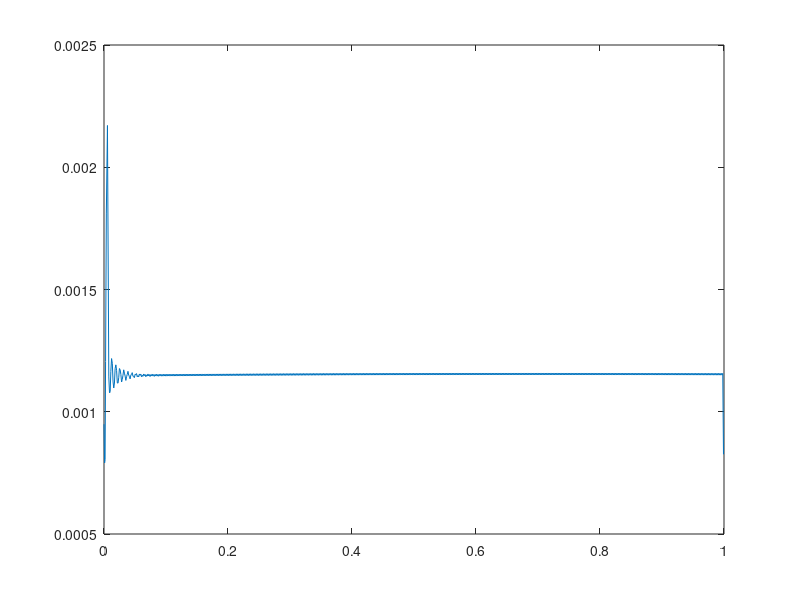
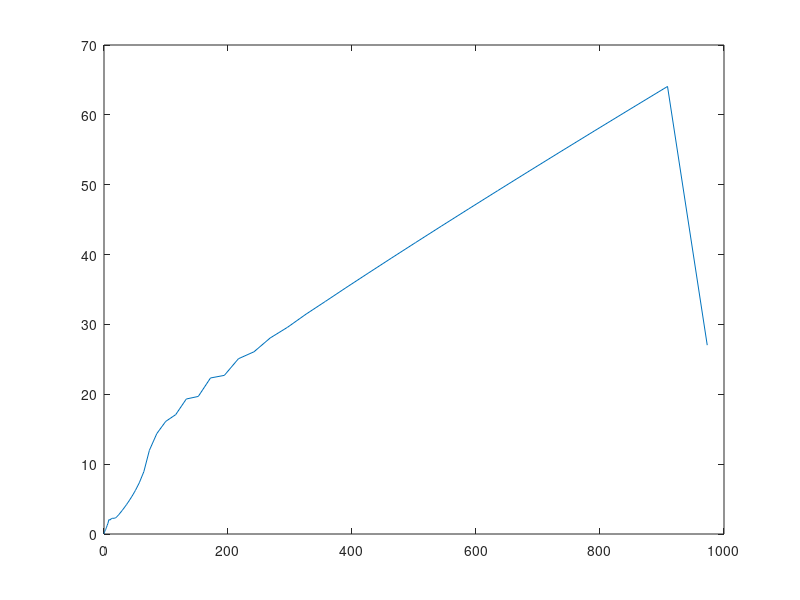

MATLAB code for these plots, in order:
function [] = LAB2B2()
%LAB2B2 
close all;

tol = [1e-3 1e-4 1e-5 1e-6];
numbStep = zeros(1,4);
numbStiff = zeros(1,4);
for i=1:4
    reltol = tol(i);
    options = odeset('RelTol',reltol);
    [t,~] = ode23(@robertson,[0 1],[1 0 0]',options);
    [tstiff,~] = ode23s(@robertson,[0 1000],[1 0 0]',options);
    numbStep(i) = length(t)-1;
    numbStiff(i) = length(tstiff)-1;
end
display(numbStep);
display(numbStiff);

h = diff(t);
hstiff = diff(tstiff);

figure; 
plot(t(1:end-1),h);
figure;
plot(tstiff(1:end-1),hstiff);
end

function dxdt = robertson(t,x)
k1 = 0.04;
k2 = 1e4;
k3 = 3e7;
dxdt = x;
dxdt(1) = -k1*x(1) + k2*x(2)*x(3);
dxdt(2) = k1*x(1) -k2*x(2)*x(3) -k3*x(2)*x(2);
dxdt(3) = k3*x(2)*x(2);
end
